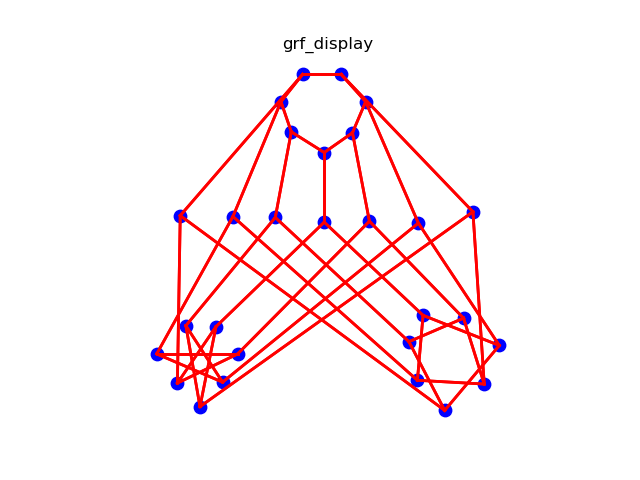

Generate this figure with Python:
#! /usr/bin/env python3
#
def grf_display_test ( ):

#*****************************************************************************80
#
## grf_display_test() tests grf_display().
#
#  Licensing:
#
#    This code is distributed under the MIT license.
#
#  Modified:
#
#    20 May 2026
#
#  Author:
#
#    John Burkardt
#
  import matplotlib
  import numpy as np
  import platform

  print ( '' )
  print ( 'grf_display_test():' )
  print ( '  matplotlib version: ' + matplotlib.__version__ )
  print ( '  numpy version:      ' + np.version.version )
  print ( '  python version:     ' + platform.python_version ( ) )
  print ( '  Test grf_display.' )

  grf_display ( )

  grf_display ( 'simple' )

  grf_display ( 'coxeter' )
#
#  Terminate.
#
  print ( '' )
  print ( 'grf_display_test():' )
  print ( '  Normal end of execution.' )

  return

def grf_display ( prefix = None ):

#*****************************************************************************80
#
## grf_display() displays a mathematical graph stored in a GRF file.
#
#  Licensing:
#
#    This code is distributed under the MIT license.
#
#  Modified:
#
#    20 May 2026
#
#  Author:
#
#    John Burkardt
#
#  Usage:
#
#    grf_display ( 'prefix' )
#
#    where
#
#    'prefix'.grf is the name of the GRF file to display.
#
#  Input:
#
#    string PREFIX, the prefix of the input files.
#
  import matplotlib
  import matplotlib.pyplot as plt
  import numpy as np
  import platform
  import pprint

  print ( '' )
  print ( 'grf_display():' )
  print ( '  matplotlib version: ' + matplotlib.__version__ )
  print ( '  numpy version:      ' + np.version.version )
  print ( '  python version:     ' + platform.python_version ( ) )
  print ( '  Read a GRF file describing an abstract graph, and plot it.' )
#
#  Read the GRF data.
#
  if ( prefix == None ):

    prefix = 'grf_display'

    grf_filename = prefix + '.grf'

    print ( '' )
    print ( '  No GRF file specified.  Will display default example.' )

    node_num, edge_num = grf_example_size ( )

    grf_header_print ( node_num, edge_num )

    edge_pointer, edge_data, xy = grf_example ( node_num, edge_num )

  else:

    grf_filename = prefix + '.grf'

    print ( '' )
    print ( '  Processing GRF file "' + grf_filename + '".' )

    node_num, edge_num = grf_header_read ( grf_filename )

    grf_header_print ( node_num, edge_num )

    edge_pointer, edge_data, xy = grf_data_read ( grf_filename, node_num, \
      edge_num )
#
#  Convert the GRF data to XY, XYL data.
#
  line_num = 0
  line_data_num = 0
  line_pointer = []
  line_pointer.append ( 1 )
  line_data = []

  for node_i in range ( 0, node_num ):
    for edge in range ( edge_pointer[node_i], edge_pointer[node_i+1] ):

      node_j = edge_data[edge]

      line_data_num = line_data_num + 1
      line_data.append ( node_i )
      line_data_num = line_data_num + 1
      line_data.append ( node_j )

      line_num = line_num + 1
      line_pointer.append ( line_data_num + 1 )
#
#  Draw the picture.
#
  plt.clf ( )
#
#  Draw the lines first.
#
  for i in range ( 0, line_num ):
    for index in range ( line_pointer[i], line_pointer[i+1] - 1 ):
      p = [ line_data[index-1], line_data[index] ]
      plt.plot ( xy[p,0], xy[p,1], linewidth = 2.0, color = 'red' )
#
#  Display the nodes.
#
  plt.scatter ( xy[:,0], xy[:,1], s = 80, color = 'blue' )
#
#  Annotate the graph.
#
#  The TITLE function will interpret underscores in the title.
#  We need to unescape such escape sequences!
#
  plt.title ( prefix )

  plt.axis ( 'equal' )
#
#  Suppress the axis markings, axis lines, and, unfortunately,
#  the white background.
#
  plt.axis ( 'off' )
#
#  End of plot commands.
#
  filename = prefix + '.png'
  plt.savefig ( filename )
  print ( '  Graphics saved as "' + filename + '"' )

  return

def grf_data_read ( filename, node_num, edge_num ):

#*****************************************************************************80
#
## grf_data_read() reads the data of a GRF file.
#
#  Licensing:
#
#    This code is distributed under the MIT license.
#
#  Modified:
#
#    07 September 2022
#
#  Author:
#
#    John Burkardt
#
#  Reference:
#
#    Stephen Skiena,
#    Implementing Discrete Mathematics,
#    Combinatorics and Graph Theory with Mathematica,
#    Addison-Wesley, 1990.
#
#  Input:
#
#    string FILENAME, the name of the file.
#
#    integer NODE_NUM, the number of nodes.
#
#    integer EDGE_NUM, the number of edges.
#
#  Output:
#
#    integer EDGE_POINTER(NODE_NUM+1), pointers to
#    the beginning of edge data for each node.
#
#    integer EDGE_DATA(EDGE_NUM), the edge data.
#
#    real XY(NODE_NUM,2), the node coordinates.
#
  import numpy as np

  edge_data = -1 * np.ones ( edge_num, dtype = int )
  edge_pointer = -1 * np.ones ( node_num + 1, dtype = int )
  xy = np.inf * np.ones ( [ node_num, 2 ], dtype = float )
#
#  Open the file.
#
  try:
    input_unit = open ( filename, 'rt' )
  except:
    print ( '' )
    print ( 'grf_data_read(): Fatal error!' )
    print ( '  Could not open the input file "' + filename + '"' )
    raise Exception ( 'grf_data_read(): Fatal error!' )
#
#  Read information about each node.
#
  edge = 0
  edge_pointer[0] = 0

  while ( True ):

    line = input_unit.readline ( )

    if ( len ( line ) == 0 ):
      break

    if ( line[0] == '#' ):
      continue

    word = line.strip().split()

    word_num = len ( word )

    if ( word_num < 3 ):
      print ( '' )
      print ( 'grf_data_read(): Fatal error!' )
      print ( '  Less than 3 items on an input line.' )
      raise Exception ( 'grf_data_read(): Fatal error!' )

    node_i = int ( word[0] )

    edge_pointer[node_i+1] = edge_pointer[node_i]
#
#  Extract the X, Y coordinates of the node.
#
    xy[node_i,0] = float ( word[1] )
    xy[node_i,1] = float ( word[2] )
#
#  Read the indices of the nodes to which the node is connected.
#
    for i in range ( 3, word_num ):

      node_j = int ( word[i] )
      edge_data[edge] = node_j
      edge_pointer[node_i+1] = edge_pointer[node_i+1] + 1
      edge = edge + 1

  input_unit.close ( )

  return edge_pointer, edge_data, xy

def grf_example ( node_num, edge_num ):

#*****************************************************************************80
#
## grf_example() sets up a GRF example.
#
#  Discussion:
#
#    The example is known as the Coxeter graph.
#
#  Licensing:
#
#    This code is distributed under the MIT license.
#
#  Modified:
#
#    07 September 2022
#
#  Author:
#
#    John Burkardt
#
#  Reference:
#
#    Stephen Skiena,
#    Implementing Discrete Mathematics,
#    Combinatorics and Graph Theory with Mathematica,
#    Addison-Wesley, 1990.
#
#  Input:
#
#    integer NODE_NUM, the number of nodes.
#
#    integer EDGE_NUM, the number of edges.
#
#  Output:
#
#    integer EDGE_POINTER(NODE_NUM+1), pointers to
#    the beginning of edge data for each node.
#
#    integer EDGE_DATA(EDGE_NUM), the edge data.
#
#    real XY(NODE_NUM,2), the node coordinates.
#
  import numpy as np

  edge_pointer = np.array ( [ \
    0,  3,  6,  9, 12, 15, 18, 21, 24, 27, \
   30, 33, 36, 39, 42, 45, 48, 51, 54, 57, \
   60, 63, 66, 69, 72, 75, 78, 81, 84 ] )

  edge_data = np.array ( [ \
     7,   1,   2, \
    13,   0,   4, \
     8,   3,   0, \
     9,   6,   2, \
    12,   1,   5, \
    11,   4,   6, \
    10,   5,   3, \
    24,  19,   0, \
    23,  20,   2, \
    22,  14,   3, \
    21,  15,   6, \
    27,  16,   5, \
    26,  17,   4, \
    25,  18,   1, \
     9,  17,  18, \
    10,  18,  19, \
    11,  20,  19, \
    12,  14,  20, \
    13,  15,  14, \
     7,  16,  15, \
     8,  17,  16, \
    10,  26,  23, \
     9,  27,  24, \
     8,  25,  21, \
     7,  22,  26, \
    13,  23,  27, \
    12,  24,  21, \
    11,  25,  22 ] )

  xy = np.array ( [ \
    [ 0.412,   0.984 ], \
    [ 0.494,   0.984 ], \
    [ 0.366,   0.926 ], \
    [ 0.388,   0.862 ], \
    [ 0.546,   0.926 ], \
    [ 0.518,   0.860 ], \
    [ 0.458,   0.818 ], \
    [ 0.152,   0.684 ], \
    [ 0.264,   0.682 ], \
    [ 0.354,   0.680 ], \
    [ 0.458,   0.670 ], \
    [ 0.554,   0.672 ], \
    [ 0.658,   0.668 ], \
    [ 0.774,   0.692 ], \
    [ 0.164,   0.450 ], \
    [ 0.228,   0.448 ], \
    [ 0.274,   0.390 ], \
    [ 0.242,   0.330 ], \
    [ 0.194,   0.278 ], \
    [ 0.146,   0.328 ], \
    [ 0.102,   0.390 ], \
    [ 0.668,   0.472 ], \
    [ 0.638,   0.416 ], \
    [ 0.656,   0.334 ], \
    [ 0.714,   0.270 ], \
    [ 0.798,   0.326 ], \
    [ 0.830,   0.408 ], \
    [ 0.754,   0.466] ] )

  return edge_pointer, edge_data, xy

def grf_example_size ( ):

#*****************************************************************************80
#
## grf_example_size() sizes a GRF example.
#
#  Licensing:
#
#    This code is distributed under the MIT license.
#
#  Modified:
#
#    07 September 2022
#
#  Author:
#
#    John Burkardt
#
#  Reference:
#
#    Stephen Skiena,
#    Implementing Discrete Mathematics,
#    Combinatorics and Graph Theory with Mathematica,
#    Addison-Wesley, 1990.
#
#  Output:
#
#    integer NODE_NUM, the number of nodes.
#
#    integer EDGE_NUM, the number of edges.
#
  node_num = 28
  edge_num = 84

  return node_num, edge_num

def grf_header_print ( node_num, edge_num ):

#*****************************************************************************80
#
## grf_header_print() prints the header of a GRF file.
#
#  Licensing:
#
#    This code is distributed under the MIT license.
#
#  Modified:
#
#    07 September 2022
#
#  Author:
#
#    John Burkardt
#
#  Reference:
#
#    Stephen Skiena,
#    Implementing Discrete Mathematics,
#    Combinatorics and Graph Theory with Mathematica,
#    Addison-Wesley, 1990.
#
#  Input:
#
#    integer NODE_NUM, the number of nodes.
#
#    integer EDGE_NUM, the number of edges.
#
  print ( '' )
  print ( '  The number of nodes NODE_NUM = ', node_num )
  print ( '  The number of edges EDGE_NUM = ', edge_num )

  return

def grf_header_read ( filename ):

#*****************************************************************************80
#
## grf_header_read() reads the header of a GRF file.
#
#  Licensing:
#
#    This code is distributed under the MIT license.
#
#  Modified:
#
#    07 September 2022
#
#  Author:
#
#    John Burkardt
#
#  Reference:
#
#    Stephen Skiena,
#    Implementing Discrete Mathematics,
#    Combinatorics and Graph Theory with Mathematica,
#    Addison-Wesley, 1990.
#
#  Input:
#
#    string FILENAME, the name of the file.
#
#  Output:
#
#    integer NODE_NUM, the number of nodes.
#
#    integer EDGE_NUM, the number of edges.
#
  edge_num = -1
  node_num = -1
#
#  Open the file.
#
  try:
    input_unit = open ( filename, 'r' )
  except:
    print ( '' )
    print ( 'grf_header_read(): Fatal error!' )
    print ( '  Could not open the input file "' + filename + '"' )
    raise Exception ( 'grf_header_read(): Fatal error!' )
#
#  Read information about each node.
#
  node_num = 0
  edge_num = 0

  while ( True ):

    line = input_unit.readline ( )

    if ( len ( line ) == 0 ):
      break

    if ( line[0] == '#' ):
      continue

    words = line.strip().split()

    word_num = len ( words )

    if ( word_num < 3 ):
      print ( '' )
      print ( 'grf_header_read(): Fatal error!' )
      print ( '  Less than 3 items on an input line.' )
      raise Exception ( 'grf_header_read(): Fatal error!' )

    node_num = node_num + 1
    edge_num = edge_num + word_num - 3

  input_unit.close ( )

  return node_num, edge_num

def s_escape_tex ( s1 ):

#*****************************************************************************80
#
## s_escape_tex() de-escapes TeX escape sequences.
#
#  Discussion:
#
#    In particular, every occurrence of the characters '\', '_',
#    '^', '{' and '}' will be replaced by '\\', '\_', '\^',
#    '\{' and '\}'.  A TeX interpreter, on seeing these character
#    strings, is then likely to return the original characters.
#
#  Licensing:
#
#    This code is distributed under the MIT license.
#
#  Modified:
#
#    14 September 2024
#
#  Author:
#
#    John Burkardt
#
#  Input:
#
#    string S1, the string to be de-escaped.
#
#  Output:
#
#    string S2, a copy of the string, modified to avoid TeX escapes.
#
  s1_length = len ( s1 )

  s1_pos = 0
  s2_pos = 0
  s2 = ''

  while ( s1_pos < s1_length ):

    if ( s1[s1_pos] == '\\' or \
         s1[s1_pos] == '_' or \
         s1[s1_pos] == '^' or \
         s1[s1_pos] == '{' or \
         s1[s1_pos] == '}' ):
      s2_pos = s2_pos + 1
      s2 = s2 + '\\'

    s2_pos = s2_pos + 1
    s2 = s2 + s1[s1_pos]

    s1_pos = s1_pos + 1

  return s2

def timestamp ( ):

#*****************************************************************************80
#
## timestamp() prints the date as a timestamp.
#
#  Licensing:
#
#    This code is distributed under the MIT license. 
#
#  Modified:
#
#    21 August 2019
#
#  Author:
#
#    John Burkardt
#
  import time

  t = time.time ( )
  print ( time.ctime ( t ) )

  return

if ( __name__ == "__main__" ):
  timestamp ( )
  grf_display_test ( )
  timestamp ( )
